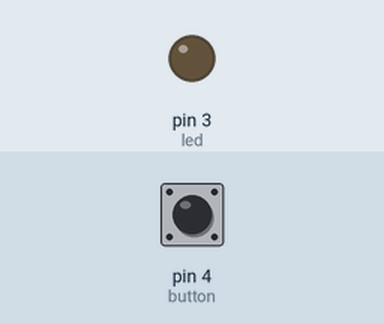
Bench run of a sketch on a simulated Arduino Uno, built with avr-gcc and run on an emulated ATmega328P. Parts: output pins drawn as LEDs (lit = HIGH). Inputs (shaded band) come from the test bench; at power-on: pin 4 (button) HIGH. What the sketch prints to the serial monitor is not drawn.

Above: at 1.2 s.
1.3 s: pin 4 (button) pulled LOW for 0.15 s
At 1.38 s:
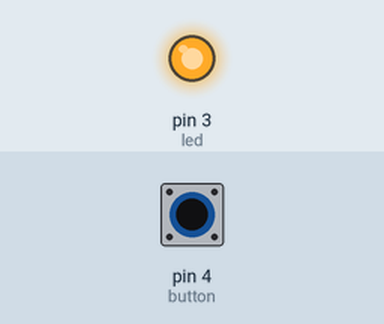
2.9 s: pin 4 (button) pulled LOW for 3.2 s
At 6.5 s:
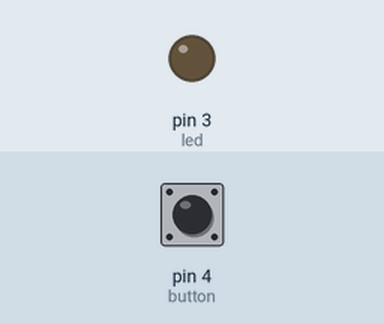
Timing chart, 0 to 8.0 s (numbered marks = the images above; inputs shaded):
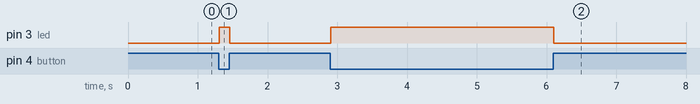

Measured:
- after the input at 1.3 s, pin 3 (led): LOW → HIGH at once, → LOW 0.15 s later
- after the input at 2.9 s, pin 3 (led): LOW → HIGH at once, → LOW 3.2 s later

The sketch:

activity-2.ino
```cpp
int button=4;
int led=3;

void setup() {
  pinMode(button,INPUT);
  pinMode(led,OUTPUT);

  Serial.begin(9600); // 9600bps - Baud Rate
}

void loop() {
  int m=digitalRead(button);
  Serial.println(m); // printing m + new line on monitor
  if(m==0){
  	digitalWrite(led,1);
  } else {
    digitalWrite(led,0);
  }

  // m is 1 (Release), m is 0 (Touch)
}

// think you as arduino - LED
// Arduino wants to make LED ON - LED (O/P)
// Arduino is reading data from Button - Button (I/P)

// Light (O/P), AC (O/P), Robot (O/P)
// Sensor gives data to Arduino (I/P)

// If a peripheral is providing data to arduino - I/P
// If a peripheral is taking data from arduino - O/P
```
